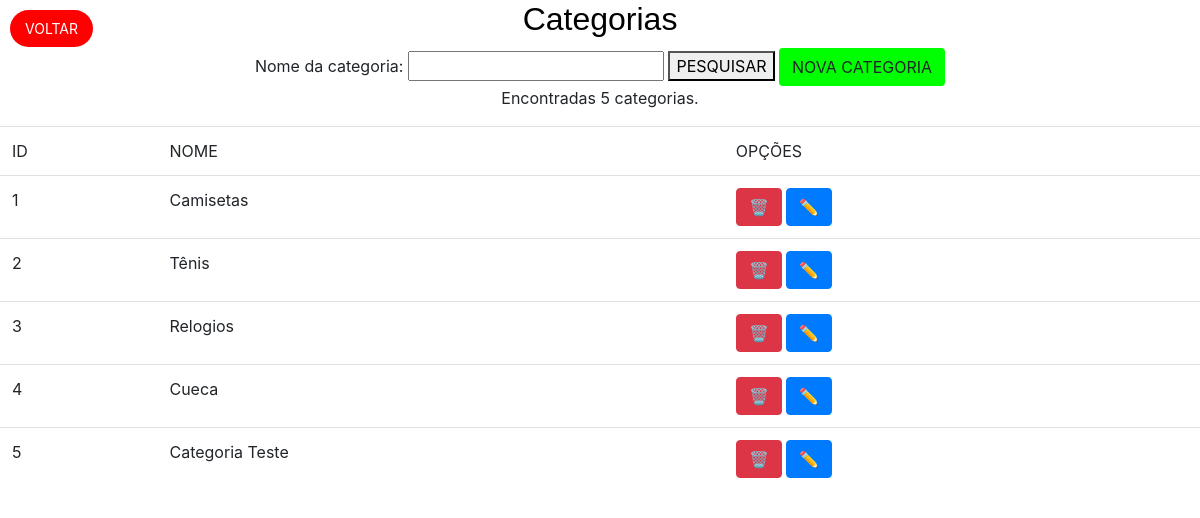
The page /categorias.php (signed in) on the database its author committed.
### tables this page shows
CREATE TABLE `categorias` (
  `id` int(11) NOT NULL,
  `nome` varchar(255) NOT NULL
);

### categorias.php (the view, shortened to what this page needs)
<!DOCTYPE html>
<html lang="en">
<head>
    <link rel="stylesheet" href="https://cdn.jsdelivr.net/npm/bootstrap@4.6.2/dist/css/bootstrap.min.css"
>
</head>
<body>
    <h1 style="font-size: 32px; color:rgb(0, 0, 0); margin-bottom: 10px; text-align: center; font-family: Arial, sans-serif;">
        Categorias
    </h1>
    <form action="categorias.php" method="get" style="text-align: center;">
        <label for="aluno"> Nome da categoria:</label>
        <input type="text" name="nome">
        <button type="submit" value="ENVIAR"> PESQUISAR </button>
        <a href="categoria_nova.php" style="background-color: #00FF00" class="btn btn-sucess"> NOVA CATEGORIA </a>
    </form>
    <form style="position: absolute; top: 10px; left: 10px;">
        <a href="admin.php" style="background-color: red; color: white; border: none; padding: 8px 15px; font-size: 14px; cursor: pointer; border-radius: 20px;" class="btn btn-sucess"> VOLTAR </a>
    </form>
</body>
<body>
    <tbody>
        <?php
    include("banco.php");
    $nome = "";
    $sql = "SELECT * FROM categorias WHERE nome like '%$nome%' ";
    $retorno = $con->query($sql);
    if ($retorno->num_rows == 1) {
        echo "
         <table class = 'table table-hower'>
         <thead>
         <td>ID</td>
         <td>NOME</td>
         <td>OPÇÕES</td>
         </thead>
         <p style='text-align: center;'>
            Encontrada $retorno->num_rows categorias.<br>
        </p>
         ";
    } else if ($retorno->num_rows > 1) {
        echo "
         <table class = 'table table-hower'>
         <thead>
         <td>ID</td>
         <td>NOME</td>
         <td>OPÇÕES</td>
         </thead>
         <p style='text-align: center;'>
            Encontradas $retorno->num_rows categorias.<br>
        </p>
         ";
    } else {
        echo "Nenhuma categoria com o nome \"" . $nome . "\" foi encontrado. Tente novamente outro nome! <br>";
    }
    foreach ($retorno as $linha) {
        echo "
                <tr>
                    <td>" . $linha['id'] . "</td>
                    <td>" . $linha['nome'] . "</td>
                    <td>
                        <a href='/rfstore_frontend/categoria_deletar.php?id=" . $linha["id"] . "' class='btn btn-danger'> 🗑️ </a>
                        <a href='/rfstore_frontend/categoria_alterar.php?id=" . $linha["id"] . "' class='btn btn-primary'> ✏️ </a>
                    </td>
                </tr>
                ";
    }
?>
    </tbody>
</body>
</html>

### rows shown on the page
categorias: id "1", nome "Camisetas"
categorias: id "2", nome "Tênis"
categorias: id "3", nome "Relogios"
categorias: id "4", nome "Cueca"
categorias: id "5", nome "Categoria Teste"

### other values the page prints
$retorno->num_rows "5"
